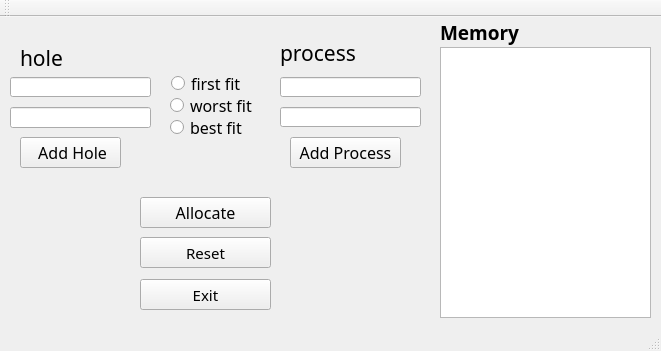
<?xml version="1.0" encoding="UTF-8"?>
<ui version="4.0">
 <class>MainWindow</class>
 <widget class="QMainWindow" name="MainWindow">
  <property name="geometry">
   <rect>
    <x>0</x>
    <y>0</y>
    <width>661</width>
    <height>351</height>
   </rect>
  </property>
  <property name="font">
   <font>
    <family>Segoe Print</family>
    <pointsize>11</pointsize>
   </font>
  </property>
  <property name="windowTitle">
   <string>MainWindow</string>
  </property>
  <property name="windowOpacity">
   <double>3.000000000000000</double>
  </property>
  <widget class="QWidget" name="centralWidget">
   <widget class="QLabel" name="hole">
    <property name="geometry">
     <rect>
      <x>20</x>
      <y>30</y>
      <width>71</width>
      <height>21</height>
     </rect>
    </property>
    <property name="font">
     <font>
      <family>Segoe Print</family>
      <pointsize>16</pointsize>
     </font>
    </property>
    <property name="text">
     <string>hole</string>
    </property>
   </widget>
   <widget class="QLineEdit" name="address">
    <property name="geometry">
     <rect>
      <x>10</x>
      <y>60</y>
      <width>141</width>
      <height>20</height>
     </rect>
    </property>
    <property name="font">
     <font>
      <family>Segoe Print</family>
      <pointsize>10</pointsize>
     </font>
    </property>
    <property name="text">
     <string/>
    </property>
   </widget>
   <widget class="QLineEdit" name="size">
    <property name="geometry">
     <rect>
      <x>10</x>
      <y>90</y>
      <width>141</width>
      <height>21</height>
     </rect>
    </property>
    <property name="font">
     <font>
      <family>Segoe Print</family>
      <pointsize>10</pointsize>
     </font>
    </property>
    <property name="text">
     <string/>
    </property>
   </widget>
   <widget class="QPushButton" name="add">
    <property name="geometry">
     <rect>
      <x>20</x>
      <y>120</y>
      <width>101</width>
      <height>31</height>
     </rect>
    </property>
    <property name="font">
     <font>
      <family>Segoe Print</family>
      <pointsize>12</pointsize>
     </font>
    </property>
    <property name="text">
     <string> Add Hole</string>
    </property>
   </widget>
   <widget class="QTextEdit" name="out">
    <property name="geometry">
     <rect>
      <x>440</x>
      <y>30</y>
      <width>211</width>
      <height>271</height>
     </rect>
    </property>
   </widget>
   <widget class="QPushButton" name="initalize">
    <property name="geometry">
     <rect>
      <x>140</x>
      <y>180</y>
      <width>131</width>
      <height>31</height>
     </rect>
    </property>
    <property name="font">
     <font>
      <family>Segoe Print</family>
      <pointsize>12</pointsize>
     </font>
    </property>
    <property name="text">
     <string>Allocate</string>
    </property>
   </widget>
   <widget class="QLineEdit" name="process_size">
    <property name="geometry">
     <rect>
      <x>280</x>
      <y>90</y>
      <width>141</width>
      <height>20</height>
     </rect>
    </property>
    <property name="font">
     <font>
      <family>Segoe Print</family>
      <pointsize>10</pointsize>
     </font>
    </property>
    <property name="text">
     <string/>
    </property>
   </widget>
   <widget class="QLineEdit" name="process_name">
    <property name="geometry">
     <rect>
      <x>280</x>
      <y>60</y>
      <width>141</width>
      <height>20</height>
     </rect>
    </property>
    <property name="font">
     <font>
      <family>Segoe Print</family>
      <pointsize>10</pointsize>
     </font>
    </property>
    <property name="text">
     <string/>
    </property>
   </widget>
   <widget class="QLabel" name="hole_2">
    <property name="geometry">
     <rect>
      <x>280</x>
      <y>20</y>
      <width>81</width>
      <height>31</height>
     </rect>
    </property>
    <property name="font">
     <font>
      <family>Segoe Print</family>
      <pointsize>16</pointsize>
     </font>
    </property>
    <property name="text">
     <string>process</string>
    </property>
   </widget>
   <widget class="QPushButton" name="process_add">
    <property name="geometry">
     <rect>
      <x>290</x>
      <y>120</y>
      <width>111</width>
      <height>31</height>
     </rect>
    </property>
    <property name="font">
     <font>
      <family>Segoe Print</family>
      <pointsize>12</pointsize>
     </font>
    </property>
    <property name="text">
     <string>Add Process</string>
    </property>
   </widget>
   <widget class="QRadioButton" name="first">
    <property name="geometry">
     <rect>
      <x>171</x>
      <y>56</y>
      <width>91</width>
      <height>21</height>
     </rect>
    </property>
    <property name="font">
     <font>
      <family>Segoe Print</family>
      <pointsize>12</pointsize>
     </font>
    </property>
    <property name="text">
     <string>first fit</string>
    </property>
   </widget>
   <widget class="QRadioButton" name="worst">
    <property name="geometry">
     <rect>
      <x>170</x>
      <y>80</y>
      <width>101</width>
      <height>17</height>
     </rect>
    </property>
    <property name="font">
     <font>
      <family>Segoe Print</family>
      <pointsize>12</pointsize>
     </font>
    </property>
    <property name="text">
     <string>worst fit</string>
    </property>
   </widget>
   <widget class="QRadioButton" name="best">
    <property name="geometry">
     <rect>
      <x>170</x>
      <y>100</y>
      <width>101</width>
      <height>21</height>
     </rect>
    </property>
    <property name="font">
     <font>
      <family>Segoe Print</family>
      <pointsize>12</pointsize>
     </font>
    </property>
    <property name="text">
     <string>best fit</string>
    </property>
   </widget>
   <widget class="QLabel" name="label">
    <property name="geometry">
     <rect>
      <x>440</x>
      <y>0</y>
      <width>81</width>
      <height>31</height>
     </rect>
    </property>
    <property name="font">
     <font>
      <family>Segoe Print</family>
      <pointsize>14</pointsize>
      <weight>75</weight>
      <bold>true</bold>
     </font>
    </property>
    <property name="text">
     <string>Memory</string>
    </property>
   </widget>
   <widget class="QPushButton" name="reset">
    <property name="geometry">
     <rect>
      <x>140</x>
      <y>220</y>
      <width>131</width>
      <height>31</height>
     </rect>
    </property>
    <property name="text">
     <string>Reset</string>
    </property>
   </widget>
   <widget class="QPushButton" name="exit">
    <property name="geometry">
     <rect>
      <x>140</x>
      <y>262</y>
      <width>131</width>
      <height>31</height>
     </rect>
    </property>
    <property name="text">
     <string>Exit</string>
    </property>
   </widget>
  </widget>
  <widget class="QToolBar" name="mainToolBar">
   <attribute name="toolBarArea">
    <enum>TopToolBarArea</enum>
   </attribute>
   <attribute name="toolBarBreak">
    <bool>false</bool>
   </attribute>
  </widget>
  <widget class="QStatusBar" name="statusBar"/>
 </widget>
 <layoutdefault spacing="6" margin="11"/>
 <resources/>
 <connections/>
</ui>
